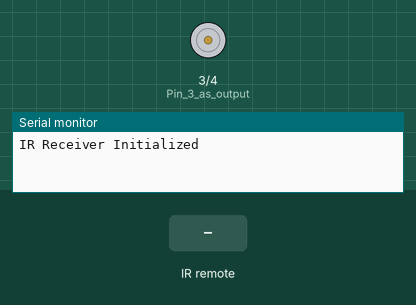
A sketch run on a simulated Arduino Uno, built with avr-gcc and run on an emulated ATmega328P. On the bench: motor-driver pin pairs drawn as motors (green arrow = first pin HIGH = forward, orange = second pin HIGH = backward, longer = more drive), the last lines printed to the serial monitor. Inputs (shaded band) come from the test bench.

Above: at 1.2 s.
1.3 s: infrared code 0x2 received
At 2.5 s:
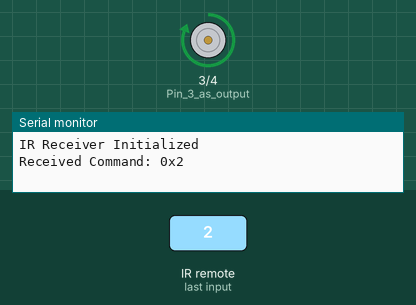
2.8 s: infrared code 0x3 received
At 3.7 s:
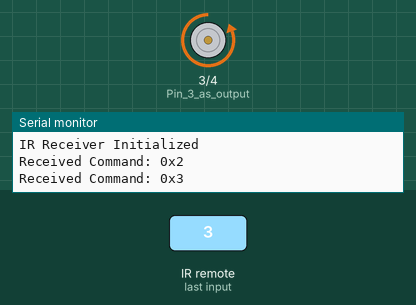
Timing chart, 0 to 5.8 s (numbered marks = the images above; inputs shaded):
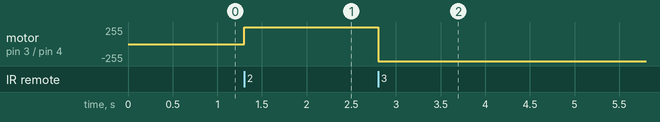

Measured:
- after the input at 1.3 s, motor on pin 3 (Pin_3_as_output) / pin 4 (Pin_4_as_output): stopped → forward 255/255 at once
- after the input at 2.8 s, motor on pin 3 (Pin_3_as_output) / pin 4 (Pin_4_as_output): forward 255/255 → backward 255/255 at once

The sketch:

Motor_control_using_IRremote.ino
```cpp
#include <IRremote.h>  // Include the IRremote library

void setup() {
  Serial.begin(115200);         // Optional: helpful for debugging
  IrReceiver.begin(2);          // IR receiver on pin 2
  pinMode(3, OUTPUT);           // Pin 3 as output
  pinMode(4, OUTPUT);           // Pin 4 as output
  digitalWrite(3, LOW);         // Initialize outputs
  digitalWrite(4, LOW);
  Serial.println("IR Receiver Initialized");
}

void loop() {
  if (IrReceiver.decode()) {
    Serial.print("Received Command: 0x");
    Serial.println(IrReceiver.decodedIRData.command, HEX);

    // Action based on command
    if (IrReceiver.decodedIRData.command == 0x2) {
      digitalWrite(3, HIGH);
      digitalWrite(4, LOW);
    }
    else if (IrReceiver.decodedIRData.command == 0x3) {
      digitalWrite(3, LOW);
      digitalWrite(4, HIGH);
    }
    else {
      digitalWrite(3, LOW);
      digitalWrite(4, LOW);
    }

    IrReceiver.resume(); // Ready for next signal
    delay(200); // Slight delay to debounce input
  }
}
```
